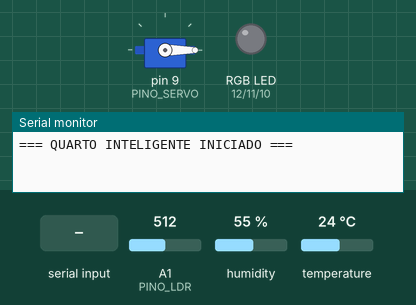
This program was run on a simulated Arduino Mega 2560, built with avr-gcc and run on an emulated ATmega2560. Parts: servo, an RGB LED mixed from three pins (HIGH = lit), the last lines printed to the serial monitor. Inputs (shaded band) come from the test bench; at power-on: temperature 24 °C, A1 (PINO_LDR) = 512, humidity 55 %. Dim RGB values are drawn brighter than linear; random numbers use the default seed unless the program sets one.

Above: at 1.2 s.
1.3 s: temperature set to 28 °C
At 6.32 s:
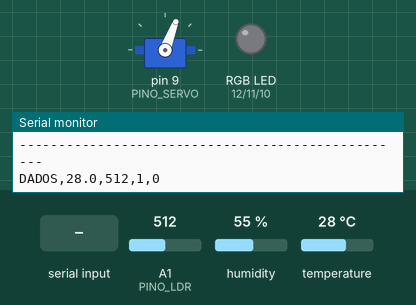
At 7.42 s:
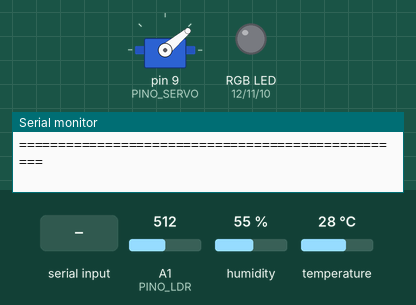
7.9 s: A1 (PINO_LDR) set to 412
11.5 s: A1 (PINO_LDR) set to 386
At 12.38 s:
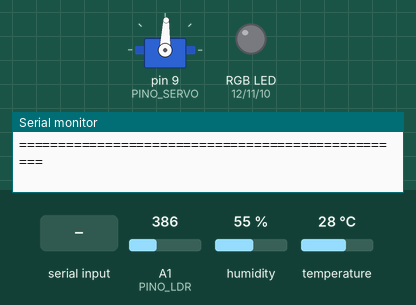
At 15.47 s:
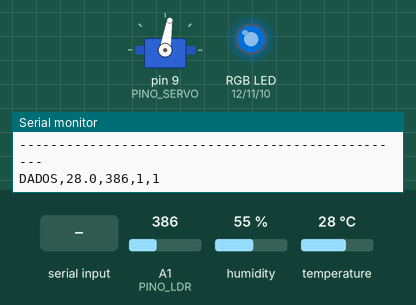
17.7 s: temperature set to 12 °C
21.2 s: temperature set to 33 °C
24.7 s: byte 10 ('\n') received over Serial
Timing chart, 0 to 31.2 s (numbered marks = the images above; inputs shaded):
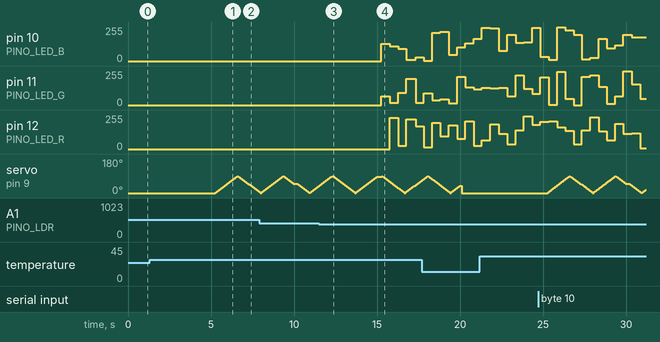

Measured:
- the behaviour switches between 26 and 27 °C on temperature (found by bisection; images 0 and 1)
- the behaviour switches between 400 and 399 on A1 (PINO_LDR) (found by bisection; images 2 and 3)
- after the input at 1.3 s, servo on pin 9 (PINO_SERVO): rises from 0° to 89° in 1.3 s, then falls to 8° in 1.3 s
- after the input at 11.5 s, pin 10 (PINO_LED_B): 0/255 → 130/255 after 3.8 s, → 112/255 0.50 s later, → 91/255 0.50 s later, → 9/255 0.50 s later, … (5 changes in this stretch); pin 11 (PINO_LED_G): 0/255 → 67/255 after 3.8 s, → 16/255 0.50 s later, → 91/255 0.50 s later, → 196/255 0.50 s later, … (5 changes in this stretch)

The program:

main.cpp
```cpp
#include <Arduino.h>// usado apenas para PlatformIO,
/**
 * @file quarto_inteligente.ino
 * @brief
 * QUARTO INTELIGENTE (Arduino MEGA)
 *
 * - Sensor de temperatura (DHT) -> controla um servo (simula ar-condicionado)
 *     * Temperatura > 26°C  -> servo LIGA e fica oscilando (pra cima e pra baixo)
 *     * Temperatura < 25°C  -> servo DESLIGA e volta pra posição inicial (0°)
 * - Sensor de luz (LDR; potenciômetro no Wokwi) -> controla um LED RGB
 *     * Luz baixa  -> LED RGB entra em modo "DISCOTECA" (trocando de cor aleatoriamente)
 *     * Luz boa    -> LED RGB desliga
 * - Serial Monitor mostra: temperatura, luz, erros de leitura e mudanças de estado
 *
 * Sensor DHT: Wokwi = DHT22 | Bancada = DHT11 (troque DHTTYPE em dataTypes.h)
 *
 */
#include <avr/wdt.h> // watchdog
#include "dataTypes.h"
#include "sensors.h"
#include "atuadores.h"

EstadoSensores estadoAtual = {0.0, 0, false, false, false, false, false};

void setup() {
  Serial.begin(9600);

  iniciarSensores();
  iniciarAtuadores();


  Serial.println("=== QUARTO INTELIGENTE INICIADO ===");

  wdt_enable(WDTO_2S); // watchdog: se o programa travar por 2s, o Arduino reinicia sozinho
}

void loop() {
  lerSensoresEControlar(&estadoAtual);
  verificarRespostaESP32(&estadoAtual);
  moverServoSeLigado();
  atualizarDiscoteca();

  wdt_reset(); // avisa o watchdog que o programa está vivo e funcionando
}
```

atuadores.cpp
```cpp
#include "atuadores.h"
#include "dataTypes.h"
#include <Servo.h>

// ---------- ESTADO INTERNO (visível só neste arquivo) ----------
static Servo servoAr;
static bool servoLigado = false;
static bool ledLigado = false; // representa o modo "discoteca" ativo

// movimento do servo (pra cima e pra baixo) sem delay()
static int anguloServo = 0;
static int direcaoServo = 1; // 1 = subindo, -1 = descendo
static unsigned long ultimoMovimentoServo = 0;
static const unsigned long INTERVALO_SERVO = 15; // velocidade do movimento (ms)
static const int ANGULO_MIN = 0;
static const int ANGULO_MAX = 90;

// efeito discoteca do LED RGB
static unsigned long ultimaTrocaCor = 0;
static const unsigned long INTERVALO_DISCO = 500; // troca de cor a cada 500ms

static void escreverRGB(int r, int g, int b);

void iniciarAtuadores() {
  pinMode(PINO_LED_R, OUTPUT);
  pinMode(PINO_LED_G, OUTPUT);
  pinMode(PINO_LED_B, OUTPUT);

  servoAr.attach(PINO_SERVO);
  servoAr.write(0); // posição inicial

  escreverRGB(0, 0, 0); // LED apagado no início

  randomSeed(analogRead(A5)); // semente aleatória usando ruído de um pino não usado
}

bool servoEstaLigado() { return servoLigado; }
bool ledEstaLigado()   { return ledLigado; }

void ligarLed() {
  ledLigado = true;
  ultimaTrocaCor = 0; // força trocar de cor já no próximo loop
  Serial.println(">> LED RGB - MODO DISCOTECA LIGADO");
}

void desligarLed() {
  ledLigado = false;
  escreverRGB(0, 0, 0);
  Serial.println(">> LED RGB DESLIGADO");
}

void ligarServo() {
  servoLigado = true;
  Serial.println(">> SERVO (AR-CONDICIONADO) LIGADO");
}

void desligarServo() {
  servoLigado = false;
  anguloServo = 0;
  direcaoServo = 1;
  servoAr.write(0); // volta para a posição inicial
  Serial.println(">> SERVO (AR-CONDICIONADO) DESLIGADO - posição inicial");
}

// Move o servo pra cima e pra baixo enquanto estiver ligado (sem travar o programa)
void moverServoSeLigado() {
  if (!servoLigado) return;

  unsigned long agora = millis();
  if (agora - ultimoMovimentoServo < INTERVALO_SERVO) return;
  ultimoMovimentoServo = agora;

  anguloServo += direcaoServo;
  if (anguloServo >= ANGULO_MAX) {
    anguloServo = ANGULO_MAX;
    direcaoServo = -1;
  } else if (anguloServo <= ANGULO_MIN) {
    anguloServo = ANGULO_MIN;
    direcaoServo = 1;
  }

  servoAr.write(anguloServo);
}

// Enquanto o modo discoteca estiver ativo, troca a cor do LED aleatoriamente
void atualizarDiscoteca() {
  if (!ledLigado) return;

  unsigned long agora = millis();
  if (agora - ultimaTrocaCor < INTERVALO_DISCO) return;
  ultimaTrocaCor = agora;

  int r = random(0, 256);
  int g = random(0, 256);
  int b = random(0, 256);

  // garante que a cor não fique quase apagada (todas muito baixas)
  if (r < 60 && g < 60 && b < 60) {
    int canal = random(0, 3);
    if (canal == 0) r = 255;
    else if (canal == 1) g = 255;
    else b = 255;
  }

  escreverRGB(r, g, b);
}

// Escreve o brilho no LED RGB, tratando ânodo comum (sinal invertido)
static void escreverRGB(int r, int g, int b) {
  if (LED_ANODO_COMUM) {
    r = 255 - r;
    g = 255 - g;
    b = 255 - b;
  }
  analogWrite(PINO_LED_R, r);
  analogWrite(PINO_LED_G, g);
  analogWrite(PINO_LED_B, b);
}
```

atuadores.h
```cpp
#ifndef ATUADORES_H
#define ATUADORES_H

#include <Arduino.h>

// Inicializa servo, LED RGB e semente aleatória
void iniciarAtuadores();

void ligarServo();
void desligarServo();
void ligarLed();
void desligarLed();

// Consulta o estado dos atuadores (as variáveis são privadas em atuadores.cpp)
bool servoEstaLigado();
bool ledEstaLigado();

// Chamadas a cada loop (sem delay)
void moverServoSeLigado();
void atualizarDiscoteca();

#endif
```

dataTypes.h
```cpp
#ifndef DATATYPES_H
#define DATATYPES_H

#include <Arduino.h>

// ---------- TIPO DO SENSOR DE TEMPERATURA ----------
// Wokwi   -> DHT22
// Prototipo -> DHT11
// #define DHTTYPE DHT22
#define DHTTYPE DHT11

// ---------- PINOS ----------
const int PINO_DHT   = 6;     // sensor de temperatura (DHT)
const int PINO_LDR   = A1;    // sensor de luz (LDR; potenciômetro no Wokwi)
const int PINO_SERVO = 9;     // servomotor

// LED RGB - pinos PWM (~) do Mega.
const int PINO_LED_R = 12;
const int PINO_LED_G = 11;
const int PINO_LED_B = 10;

// Se o seu LED RGB for de ÂNODO COMUM, mude para true.
const bool LED_ANODO_COMUM = false;

// ---------- STRUCT: agrupa o estado dos sensores e dos atuadores ----------
// Facilita montar a mensagem para o ESP32 na próxima etapa.
struct EstadoSensores {
  float temperatura;
  int   luz;
  bool  temperaturaValida;
  bool  luzValida;
  bool  servoLigado;
  bool  ledLigado;
  bool  comunicacaoOk;
};

#endif
```

sensors.cpp
```cpp
#include "sensors.h"
#include "dataTypes.h"
#include "atuadores.h"
#include <DHT.h>   // DHT sensor library (Adafruit)

static DHT dht(PINO_DHT, DHTTYPE);

static const float TEMP_LIGA_SERVO    = 26.0; // acima disso, servo liga
static const float TEMP_DESLIGA_SERVO = 25.0; // abaixo disso, servo desliga
static const int   LUZ_LIMITE = 400;          // abaixo disso é "luz baixa" (0-1023)

// Faixas plausíveis para validar as leituras (detectar sensor com defeito/desconectado)
static const float TEMP_MIN_VALIDA = -20.0;
static const float TEMP_MAX_VALIDA = 100.0;
static const int   LEITURA_ADC_MIN = 1;    // 0 constante geralmente indica pino flutuando/desconectado
static const int   LEITURA_ADC_MAX = 1022; // 1023 constante geralmente indica curto/erro

// leitura periódica dos sensores (a cada 5 segundos: temperatura e luz variam devagar)
static unsigned long ultimaLeitura = 0;
static const unsigned long INTERVALO_LEITURA = 5000;
static unsigned long numeroLeitura = 0;

// ---------- CONFIRMAÇÃO (ACK) DO ESP32 ----------
static const unsigned long TIMEOUT_ACK = 2000; // ms esperando a resposta
static unsigned long ultimoEnvio = 0;
static bool aguardandoAck = false;

// ---------- FORMATAÇÃO DA SAÍDA NO MONITOR SERIAL ----------
static const char LINHA_GROSSA[] = "==================================================";
static const char LINHA_FINA[]   = "--------------------------------------------------";

static bool validarLeituraADC(int leitura);
static void enviarEstadoParaESP32(const EstadoSensores* estado);

static bool validarLeituraADC(int leitura) {
  return (leitura >= LEITURA_ADC_MIN && leitura <= LEITURA_ADC_MAX);
}

void iniciarSensores() {
  dht.begin();
}

// Envia: DADOS,temperatura,luz,servo,led
// (temperatura/luz = NA se a leitura for inválida)
// Esta linha precisa começar com "DADOS," e ficar sozinha na linha: é o protocolo com o ESP32.
static void enviarEstadoParaESP32(const EstadoSensores* estado) {
  Serial.print("DADOS,");
  if (estado->temperaturaValida) Serial.print(estado->temperatura, 1); else Serial.print("NA");
  Serial.print(',');
  if (estado->luzValida) Serial.print(estado->luz); else Serial.print("NA");
  Serial.print(',');
  Serial.print(estado->servoLigado ? 1 : 0);
  Serial.print(',');
  Serial.println(estado->ledLigado ? 1 : 0);
  ultimoEnvio = millis();
  aguardandoAck = true;
}

// Lê a temperatura e a luz, valida as leituras, mostra no Serial Monitor e
// decide automaticamente se liga/desliga LED e servo. Recebe um PONTEIRO
// para a struct de estado, evitando cópias desnecessárias.
void lerSensoresEControlar(EstadoSensores* estado) {
  unsigned long agora = millis();
  if (agora - ultimaLeitura < INTERVALO_LEITURA) return;
  ultimaLeitura = agora;
  numeroLeitura++;

  Serial.println();
  Serial.println(LINHA_GROSSA);
  Serial.print("LEITURA #");
  Serial.println(numeroLeitura);
  Serial.println(LINHA_GROSSA);

  float temperatura = dht.readTemperature(); // NaN se a leitura falhar
  int valorLuz = analogRead(PINO_LDR);

  // Validação das leituras (trata falha de sensor como erro)
  estado->temperaturaValida = !isnan(temperatura) &&
                              (temperatura >= TEMP_MIN_VALIDA && temperatura <= TEMP_MAX_VALIDA);
  estado->luzValida = validarLeituraADC(valorLuz);

  if (estado->temperaturaValida) estado->temperatura = temperatura;
  if (estado->luzValida)         estado->luz = valorLuz;

  // Sensores
  Serial.print("  Temperatura : ");
  if (estado->temperaturaValida) { Serial.print(estado->temperatura, 1); Serial.println(" C"); }
  else                           { Serial.println("INVALIDA"); }

  Serial.print("  Luz         : ");
  if (estado->luzValida) Serial.println(estado->luz);
  else                   Serial.println("INVALIDA");

  if (!estado->temperaturaValida) {
    Serial.println("  >> ERRO: leitura de temperatura fora da faixa esperada (sensor desconectado/defeituoso?)");
  }
  if (!estado->luzValida) {
    Serial.println("  >> ERRO: leitura do LDR fora da faixa esperada (sensor desconectado/defeituoso?)");
  }

  // Lógica automática do servo (só age se a leitura for válida)
  if (estado->temperaturaValida) {
    if (estado->temperatura > TEMP_LIGA_SERVO && !servoEstaLigado()) {
      ligarServo();
    } else if (estado->temperatura < TEMP_DESLIGA_SERVO && servoEstaLigado()) {
      desligarServo();
    }
  }

  // Lógica automática do LED (modo discoteca), só age se a leitura for válida
  if (estado->luzValida) {
    if (estado->luz < LUZ_LIMITE && !ledEstaLigado()) {
      ligarLed();
    } else if (estado->luz >= LUZ_LIMITE && ledEstaLigado()) {
      desligarLed();
    }
  }

  // Guarda o estado dos atuadores na struct
  estado->servoLigado = servoEstaLigado();
  estado->ledLigado   = ledEstaLigado();

  // Atuadores
  Serial.print("  Servo (AR)  : ");
  Serial.println(estado->servoLigado ? "LIGADO" : "desligado");
  Serial.print("  LED RGB     : ");
  Serial.println(estado->ledLigado ? "DISCOTECA" : "desligado");
  Serial.println(LINHA_FINA);

  enviarEstadoParaESP32(estado);
}

// Lê (sem travar) o ACK do ESP32 e trata a perda de comunicação.
// O resultado fecha o bloco de cada leitura no Monitor Serial.
void verificarRespostaESP32(EstadoSensores* estado) {
  static char buffer[16];
  static uint8_t pos = 0;

  while (Serial.available() > 0) {
    char c = Serial.read();
    if (c == '\n') {
      buffer[pos] = '\0';
      if (strcmp(buffer, "ACK") == 0 && aguardandoAck) {
        aguardandoAck = false;
        estado->comunicacaoOk = true;
        Serial.println("  ESP32       : OK");
        Serial.println(LINHA_GROSSA);
      }
      pos = 0;
    } else if (c != '\r') {
      if (pos < sizeof(buffer) - 1) buffer[pos++] = c;
      else pos = 0; // linha longa demais: descarta
    }
  }

  if (aguardandoAck && millis() - ultimoEnvio > TIMEOUT_ACK) {
    aguardandoAck = false;
    estado->comunicacaoOk = false;
    Serial.println("  ESP32       : ERRO - sem resposta (comunicacao perdida)");
    Serial.println(LINHA_GROSSA);
  }
}
```

sensors.h
```cpp
#ifndef SENSORS_H
#define SENSORS_H

#include <Arduino.h>
#include "dataTypes.h"

// Inicializa o sensor DHT
void iniciarSensores();

// Lê os sensores, valida, atualiza a struct e controla servo e LED
void lerSensoresEControlar(EstadoSensores* estado);

// Lê a resposta e detecta perda de comunicação
void verificarRespostaESP32(EstadoSensores* estado);

#endif
```
